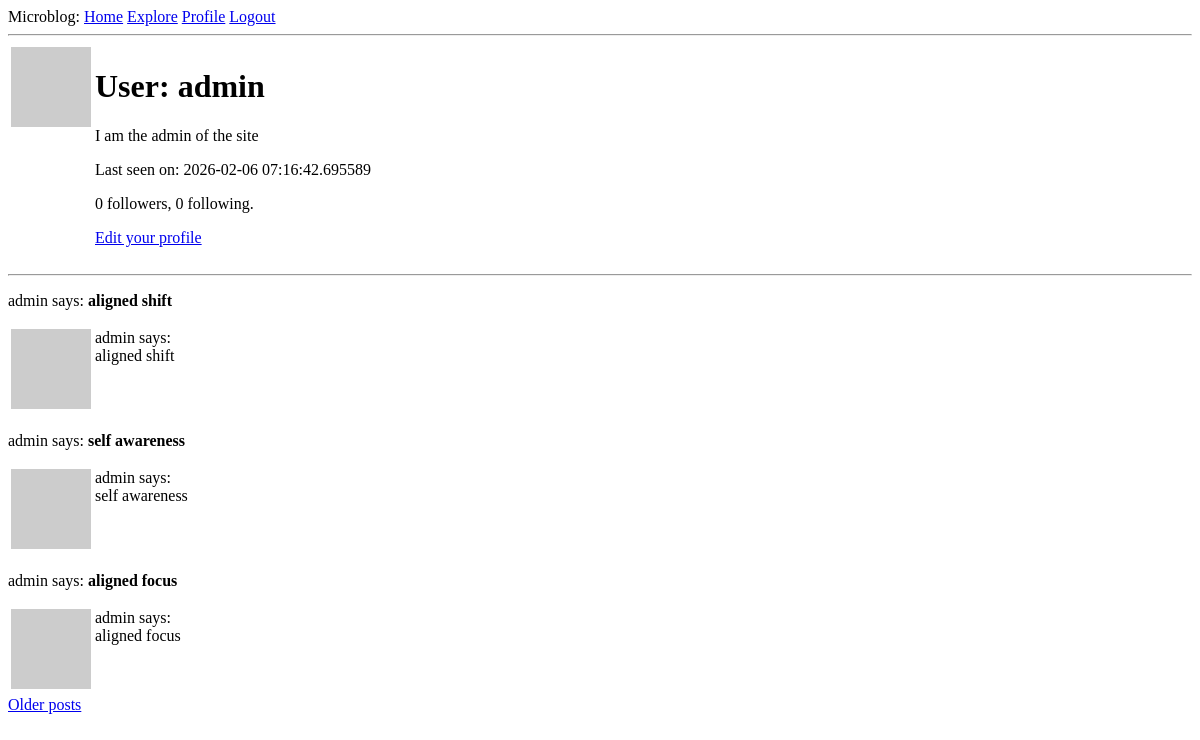
The page /user/admin (signed in) on the database as committed earlier.
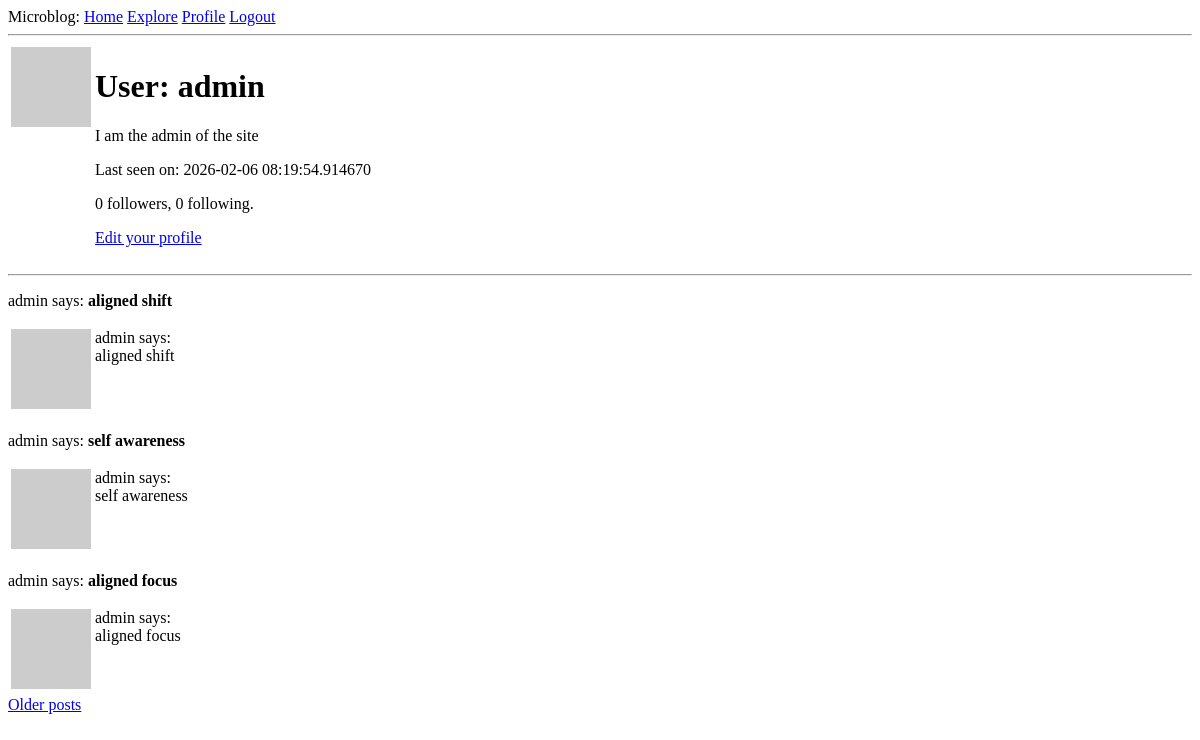
The same page on the database as committed later.
### app/models.py (models this page shows, shortened)
class User(UserMixin, db.Model):
    id: so.Mapped[int] = so.mapped_column(primary_key=True)
    username: so.Mapped[str] = so.mapped_column(sa.String(64), index=True, unique=True)
    email: so.Mapped[str] = so.mapped_column(sa.String(120), index=True, unique=True)
    password_hash: so.Mapped[Optional[str]] = so.mapped_column(sa.String(356))
    posts: so.WriteOnlyMapped['Post'] = so.relationship(back_populates='author')
    about_me: so.Mapped[Optional[str]] = so.mapped_column(sa.String(140))
    last_seen: so.Mapped[Optional[datetime]] = so.mapped_column(
        default=lambda: datetime.now(timezone.utc)
    )
    following: so.WriteOnlyMapped['User'] = so.relationship(
        secondary=followers,
        primaryjoin=(followers.c.follower_id == id),
        secondaryjoin=(followers.c.followed_id == id),
        back_populates='followers'
    )
    followers: so.WriteOnlyMapped['User'] = so.relationship(
        secondary=followers,
        primaryjoin=(followers.c.followed_id == id),
        secondaryjoin=(followers.c.follower_id == id),
        back_populates='following'
    )
    @login.user_loader
    def load_user(id):
        return db.session.get(User, int(id))
    def avatar(self, size):
        digest = md5(self.email.lower().encode('utf-8')).hexdigest()
        return f'https://www.gravatar.com/avatar/{digest}?d=identicon&s={size}'
    def followers_count(self):
        query = sa.select(sa.func.count()).select_from(self.followers.select().subquery())
        return db.session.scalar(query)
    def following_count(self):
        query = sa.select(sa.func.count()).select_from(self.following.select().subquery())
        return db.session.scalar(query)
    def following_posts(self):
        Author = so.aliased(User)
        Follower = so.aliased(User)
        return (
            sa.select(Post)
            .join(Post.author.of_type(Author))
            .join(Author.followers.of_type(Follower), isouter=True)
            .where(sa.or_(
                Follower.id == self.id,
                Author.id == self.id,
            ))
            .group_by(Post)
            .order_by(Post.timestamp.desc())
        )

class Post(db.Model):
    id: so.Mapped[int] = so.mapped_column(primary_key=True)
    body: so.Mapped[str] = so.mapped_column(sa.String(140))
    timestamp: so.Mapped[datetime] = so.mapped_column( index=True, default = lambda: datetime.now(timezone.utc))
    user_id: so.Mapped[int] = so.mapped_column(sa.ForeignKey(User.id), index=True)
    author: so.Mapped[User] = so.relationship(back_populates='posts')

### app/routes.py (the view)
@app.route('/user/<username>')
@login_required
def user(username):
    user = db.first_or_404(sa.select(User).where(User.username == username))
    page = request.args.get('page', 1, type=int)
    posts = db.paginate(
        current_user.following_posts(),
        page=page,
        per_page=app.config['POSTS_PER_PAGE'],
        error_out=False
    )
    next_url = url_for(
        'user',
        username=user.username,
        page=posts.next_num
    ) if posts.has_next else None
    prev_url = url_for(
        'user',
        username=user.username,
        page=posts.prev_num
    ) if posts.has_prev else None
    form = EmptyForm()
    return render_template(
        'user.html', user=user,
        posts=posts.items,
        next_url=next_url,
        prev_url=prev_url,
        form=form
    )

### app/routes.py (called while the page is built)
@app.before_request
def before_request():
    if current_user.is_authenticated:
        current_user.last_seen = datetime.now(timezone.utc)
        db.session.commit()

### app/templates/user.html (shortened to what this page needs)
{% extends "base.html" %}
{% block content %}
    <table>
        <tr valign="top">
            <td><img src=" {{ user.avatar(128) }}"></td>
            <td>
                <h1>User: {{ user.username }}</h1>
                {% if user.about_me %}<p>{{ user.about_me }}</p>{% endif %}
                {% if user.last_seen %}<p>Last seen on: {{user.last_seen }}</p>{% endif %}
                <p>{{ user.followers_count() }} followers, {{ user.following_count() }} following.</p>
                {% if user == current_user %}
                <p><a href="{{ url_for('edit_profile') }}">Edit your profile</a></p>
                {% endif %}
            </td>
            <td>
            </td>
        </tr>
    </table>
    <hr>
    {% for post in posts %}
        <p>{{ post.author.username }} says: <b>{{ post.body }}</b></p>
        {% include '_post.html' %}
    {% endfor %}
    {% if next_url %}
    <a href="{{next_url}}">Older posts</a>
    {% endif %}
{% endblock %}

### app/templates/base.html (shortened to what this page needs)
<!doctype html>
<html>
    <head>
    </head>
    <body>
        <div>
            Microblog:
            <a href="{{ url_for('index') }}">Home</a>
            <a href="{{ url_for('explore') }}">Explore</a>
            {% if current_user.is_anonymous %}
            <a href="{{ url_for('login') }}">Login</a>
            {% else %}
            <a href="{{ url_for('user', username=current_user.username) }}">Profile</a>
            <a href="{{ url_for('logout') }}">Logout</a>
            {% endif %}
        </div>
        <hr>
        {% block content %}{% endblock %}
    </body>
</html>

### app/templates/_post.html
    <table>
        <tr valign="top">
            <td><img src="{{ post.author.avatar(36) }}"></td>
            <td>{{ post.author.username }} says:<br>{{ post.body }}</td>
        </tr>
    </table>

Rows that differ between the two databases and show on the page:
changed User "admin": last_seen "2026-02-06 07:16:42.695589" → "2026-02-06 08:19:54.914670"
